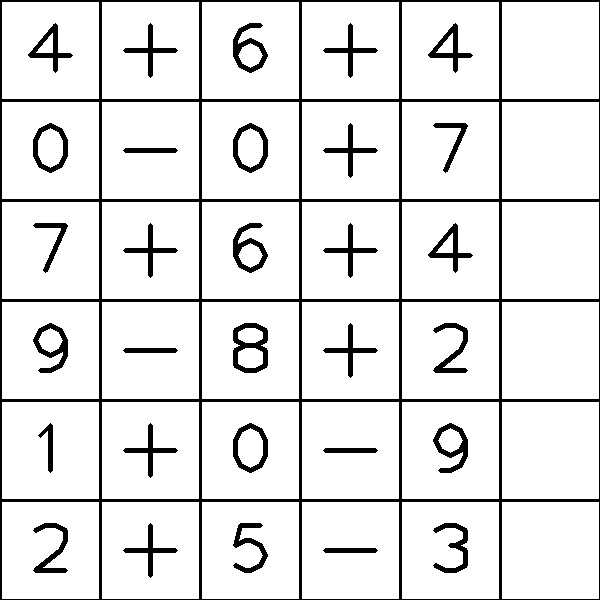
#> input picture task1_img_1.jpg, 600 x 600 px, given in place of task1_img_6.jpg, which was not available; the run also reads 1 picture not shown here
$ python templatecomp.py
#> lines starting #> are read from the running program, lines starting #| are printed output that depends on the picture; pictures that were not available may be replaced by others from this repository, and a replacement may not be noted
import cv2
import numpy as np
import sys

def add(one,two):
    three=one+two
    return three

def sub(one,two):
    three=one-two
    return three

def xchange(one,p):
    grid_line_x = 7
    grid_line_y = 7
    m=600/(grid_line_x-1)
    n=600/(grid_line_y-1)
    if(p>0 and p<10):
        val=one-m/4
    else:
        val=one-m/2


    return val


def ychange(one):
    grid_line_x = 7
    grid_line_y = 7
    m=600/(grid_line_x-1)
    n=600/(grid_line_y-1)
    val=one+n/4
    return val

grid_line_x = 7
grid_line_y = 7
m=600/(grid_line_x-1)
n=600/(grid_line_y-1)
grid_map = [ [ 0 for i in range(grid_line_y-1) ] for j in range(grid_line_x-1) ]
r=grid_map

img_org=cv2.imread('task1sets/task1_img_6.jpg')
#> img_org is the input picture: shape (600, 600, 3); min 0, max 255, mean 229
img_gray=cv2.cvtColor(img_org, cv2.COLOR_BGR2GRAY)


#search for 0
temp=cv2.imread('digits/0.jpg',0)
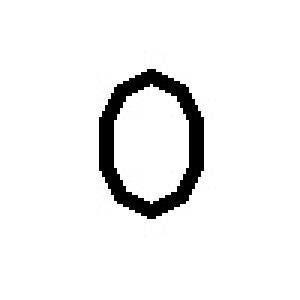
#> input picture 0.jpg, 100 x 100 px, found by its file name (shown 3 times larger)
#> temp is the input picture: shape (100, 100); min 0, max 255, mean 239.9
w,h = temp.shape[::-1]
#> w = 100; h = 100
res=cv2.matchTemplate(img_gray,temp,cv2.TM_CCOEFF_NORMED)
threshold = 0.68
loc = np.where(res >= threshold)
#> loc = ([100, 100, 400], [0, 200, 200])
(x,y)=loc
#> x = [100, 100, 400]; y = [0, 200, 200]
for i in range(len(x)):
    r[int(x[i]/100)][int(y[i]/100)]=0
#> this loop made 3 passes
#> after the loop, r = [[0, 0, 0, 0, 0, 0], [0, 0, 0, 0, 0, 0], [0, 0, 0, 0, 0, 0], [0, 0, 0, 0, 0, 0], [0, 0, 0, 0, 0, 0], [0, 0, 0, 0, 0, 0]]

#search for 1
temp=cv2.imread('digits/1.jpg',0)
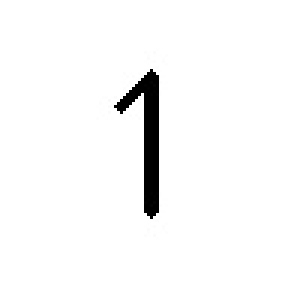
#> input picture 1.jpg, 100 x 100 px, found by its file name (shown 3 times larger)
#> temp is the input picture: shape (100, 100); min 0, max 255, mean 247.8
w,h = temp.shape[::-1]
res=cv2.matchTemplate(img_gray,temp,cv2.TM_CCOEFF_NORMED)
threshold = 0.55
loc = np.where(res >= threshold)
#> loc = ([400], [0])
(x,y)=loc
#> x = [400]; y = [0]
for i in range(len(x)):
    r[int(x[i]/100)][int(y[i]/100)]=1
#> this loop made 1 pass
#> after the loop, r = [[0, 0, 0, 0, 0, 0], [0, 0, 0, 0, 0, 0], [0, 0, 0, 0, 0, 0], [0, 0, 0, 0, 0, 0], [1, 0, 0, 0, 0, 0], [0, 0, 0, 0, 0, 0]]

#search for 2
temp=cv2.imread('digits/2.jpg',0)
w,h = temp.shape[::-1]
res=cv2.matchTemplate(img_gray,temp,cv2.TM_CCOEFF_NORMED)
threshold = 0.65
loc = np.where(res >= threshold)
#> loc = ([300, 500], [400, 0])
(x,y)=loc
#> x = [300, 500]; y = [400, 0]
for i in range(len(x)):
    r[int(x[i]/100)][int(y[i]/100)]=2
#> this loop made 2 passes
#> after the loop, r = [[0, 0, 0, 0, 0, 0], [0, 0, 0, 0, 0, 0], [0, 0, 0, 0, 0, 0], [0, 0, 0, 0, 2, 0], [1, 0, 0, 0, 0, 0], [2, 0, 0, 0, 0, 0]]

#search for 3
temp=cv2.imread('digits/3.jpg',0)
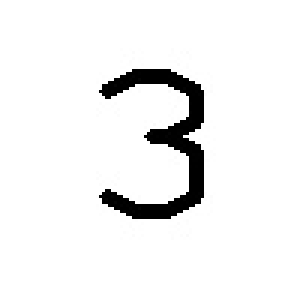
#> input picture 3.jpg, 100 x 100 px, found by its file name (shown 3 times larger)
#> temp is the input picture: shape (100, 100); min 0, max 255, mean 240.1
w,h = temp.shape[::-1]
res=cv2.matchTemplate(img_gray,temp,cv2.TM_CCOEFF_NORMED)
threshold = 0.65
loc = np.where(res >= threshold)
#> loc = ([500], [400])
(x,y)=loc
#> x = [500]; y = [400]
for i in range(len(x)):
    r[int(x[i]/100)][int(y[i]/100)]=3
#> after the loop, r = [[0, 0, 0, 0, 0, 0], [0, 0, 0, 0, 0, 0], [0, 0, 0, 0, 0, 0], [0, 0, 0, 0, 2, 0], [1, 0, 0, 0, 0, 0], [2, 0, 0, 0, 3, 0]]

#search for 4
temp=cv2.imread('digits/4.jpg',0)
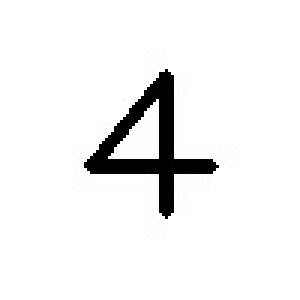
#> input picture 4.jpg, 100 x 100 px, found by its file name (shown 3 times larger)
#> temp is the input picture: shape (100, 100); min 0, max 255, mean 240.4
w,h = temp.shape[::-1]
res=cv2.matchTemplate(img_gray,temp,cv2.TM_CCOEFF_NORMED)
threshold = 0.65
loc = np.where(res >= threshold)
#> loc = ([0, 0, 200], [0, 400, 400])
(x,y)=loc
#> x = [0, 0, 200]; y = [0, 400, 400]
for i in range(len(x)):
    r[int(x[i]/100)][int(y[i]/100)]=4
#> after the loop, r = [[4, 0, 0, 0, 4, 0], [0, 0, 0, 0, 0, 0], [0, 0, 0, 0, 4, 0], [0, 0, 0, 0, 2, 0], [1, 0, 0, 0, 0, 0], [2, 0, 0, 0, 3, 0]]

#search for 5
temp=cv2.imread('digits/5.jpg',0)
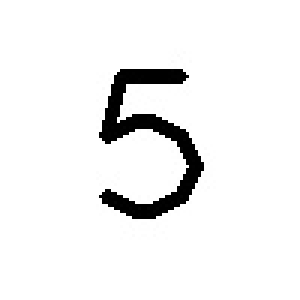
#> input picture 5.jpg, 100 x 100 px, found by its file name (shown 3 times larger)
#> temp is the input picture: shape (100, 100); min 0, max 255, mean 240.2
w,h = temp.shape[::-1]
res=cv2.matchTemplate(img_gray,temp,cv2.TM_CCOEFF_NORMED)
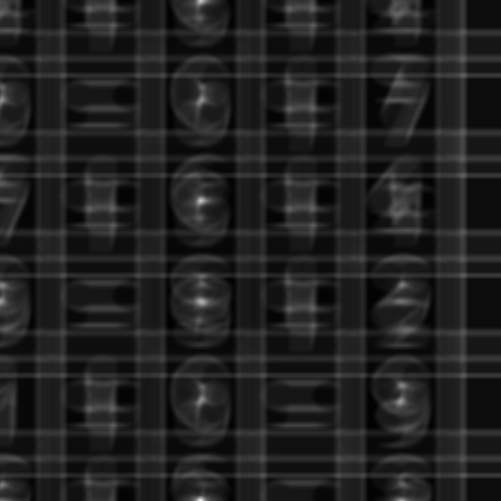
#> res: shape (501, 501) float32; min -0.102, max 0.68, mean 0.000126; drawn with min black and max white
threshold = 0.65
loc = np.where(res >= threshold)
#> loc = ([500], [200])
(x,y)=loc
#> x = [500]; y = [200]
for i in range(len(x)):
    r[int(x[i]/100)][int(y[i]/100)]=5
#> after the loop, r = [[4, 0, 0, 0, 4, 0], [0, 0, 0, 0, 0, 0], [0, 0, 0, 0, 4, 0], [0, 0, 0, 0, 2, 0], [1, 0, 0, 0, 0, 0], [2, 0, 5, 0, 3, 0]]

#search for 6
temp=cv2.imread('digits/6.jpg',0)
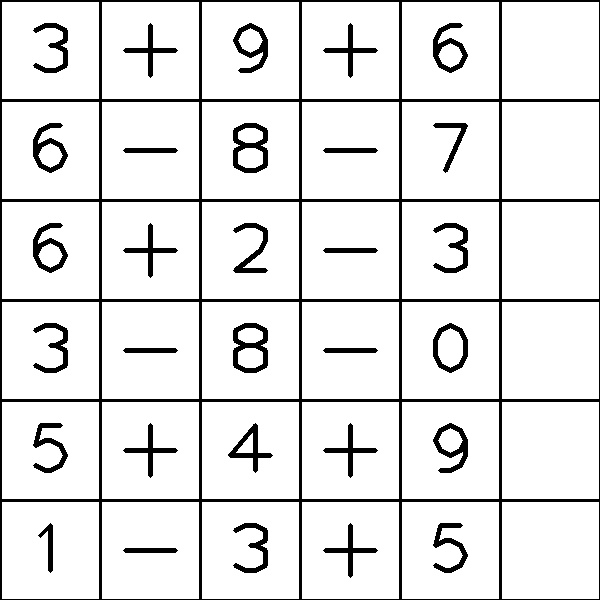
#> input picture task1_img_2.jpg, 600 x 600 px, given in place of 6.jpg, which was not available
#> temp is the input picture: shape (600, 600); min 0, max 255, mean 229
w,h = temp.shape[::-1]
#> w = 600; h = 600
res=cv2.matchTemplate(img_gray,temp,cv2.TM_CCOEFF_NORMED)
#> res = [0.821]
threshold = 0.65
loc = np.where(res >= threshold)
#> loc = ([0], [0])
(x,y)=loc
#> x = [0]; y = [0]
for i in range(len(x)):
    r[int(x[i]/100)][int(y[i]/100)]=6
#> after the loop, r = [[6, 0, 0, 0, 4, 0], [0, 0, 0, 0, 0, 0], [0, 0, 0, 0, 4, 0], [0, 0, 0, 0, 2, 0], [1, 0, 0, 0, 0, 0], [2, 0, 5, 0, 3, 0]]

#search for 7
temp=cv2.imread('digits/7.jpg',0)
w,h = temp.shape[::-1]
res=cv2.matchTemplate(img_gray,temp,cv2.TM_CCOEFF_NORMED)
threshold = 0.61
loc = np.where(res >= threshold)
(x,y)=loc
for i in range(len(x)):
    r[int(x[i]/100)][int(y[i]/100)]=7
#> after the loop, r = [[7, 0, 0, 0, 4, 0], [0, 0, 0, 0, 0, 0], [0, 0, 0, 0, 4, 0], [0, 0, 0, 0, 2, 0], [1, 0, 0, 0, 0, 0], [2, 0, 5, 0, 3, 0]]

#search for 8
temp=cv2.imread('digits/8.jpg',0)
#> (the run stopped early here; a loop or call above may not have finished)
